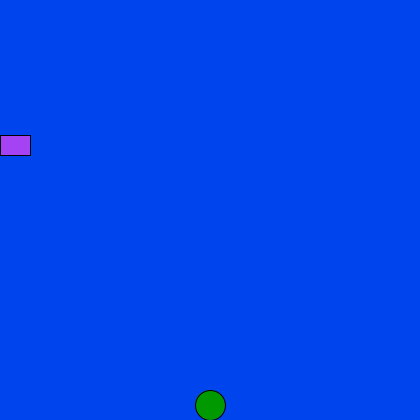
Frame 1 (no input)
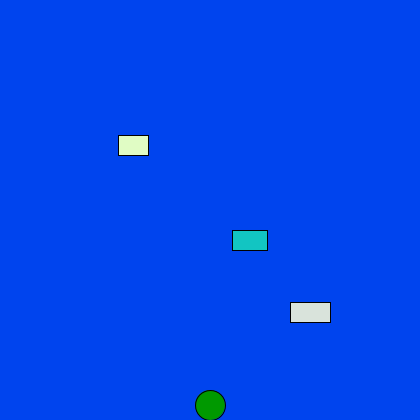
Frame 60 (the mouse pressed at the canvas centre just before this capture)
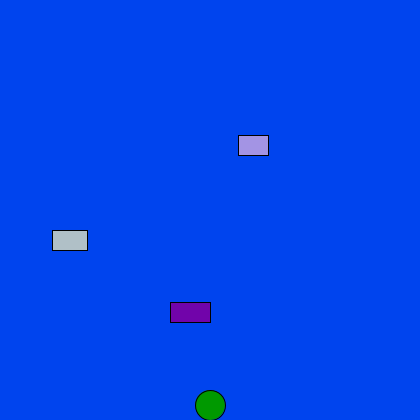
Frame 120 (the mouse held since frame 60 and released just before this capture)

The Processing sketch that drew these frames (run headless with seeded random() and noise(); from frame 60 on, the mouse is pressed at the canvas centre):

// Processing sketch: Frogger
// ── Frogger.pde
int frogX = 210;
int frogY = 405;
int hopDistance = 10;
Car carOne = new Car( 0, 135, 30, 2);
Car carTwo = new Car( 420, 302, 40, 5);
Car carThree = new Car( 420, 230, 35, 4);


void setup(){
  size( 420, 420);
}

void draw(){
  boundary();
  background( 0, 68, 238);
  fill( 0, 153, 0);
  ellipse( frogX, frogY, 30, 30);
  carOne.display();
  carTwo.display();
  carThree.display();
  carOne.drive();
  carTwo.drive();
  carThree.drive();
  if(intersects(carOne)||intersects(carTwo)||intersects(carThree)){
    frogX = 210;
    frogY = 405;
  }
}

void keyPressed()
{
  if(key == CODED){
      if(keyCode == UP)
      {
        frogY -= hopDistance;
      }
      else if(keyCode == DOWN)
      {
        frogY += hopDistance;
      }
      else if(keyCode == RIGHT)
      {
        frogX += hopDistance;
      }
      else if(keyCode == LEFT)
      {
        frogX -= hopDistance;
      }
   }
}

void boundary(){
  if(frogX <= 15){
    frogX = 15;
  }
  if(frogX >= 405){
    frogX = 405;
  }
  if(frogY <= 15){
    frogY = 15;
  }
  if(frogY >= 405){
    frogY = 405;
  }
}

boolean intersects(Car car) {
if ((frogY > car.getY() && frogY < car.getY()+50) && (frogX > car.getX() && frogX < car.getX()+car.getSize()))
          return true;
    else 
        return false;
}
        
public class Car{
  int carX;
  int carY;
  int carSize;
  int carSpeed;
  public int getX(){
    return this.carX;
  }
  public int getY(){
    return this.carY;
  }
  public int getSize(){
    return this.carSize;
  }
  
  public Car( int carX, int carY, int carSize, int carSpeed){
    this.carX = carX;
    this.carY = carY;
    this.carSize = carSize;
    this.carSpeed = carSpeed;
  }
  
   void display() {
    fill( random(256), random(256),random(256));
    rect( this.carX , this.carY, this.carSize, 20);
  }

  void drive(){
    this.carX += this.carSpeed;
    if(this.carX <= 0){
      this.carX = 420;
    }
    if(this.carX >= 420){
      this.carX = 0;
    }
  }
}
